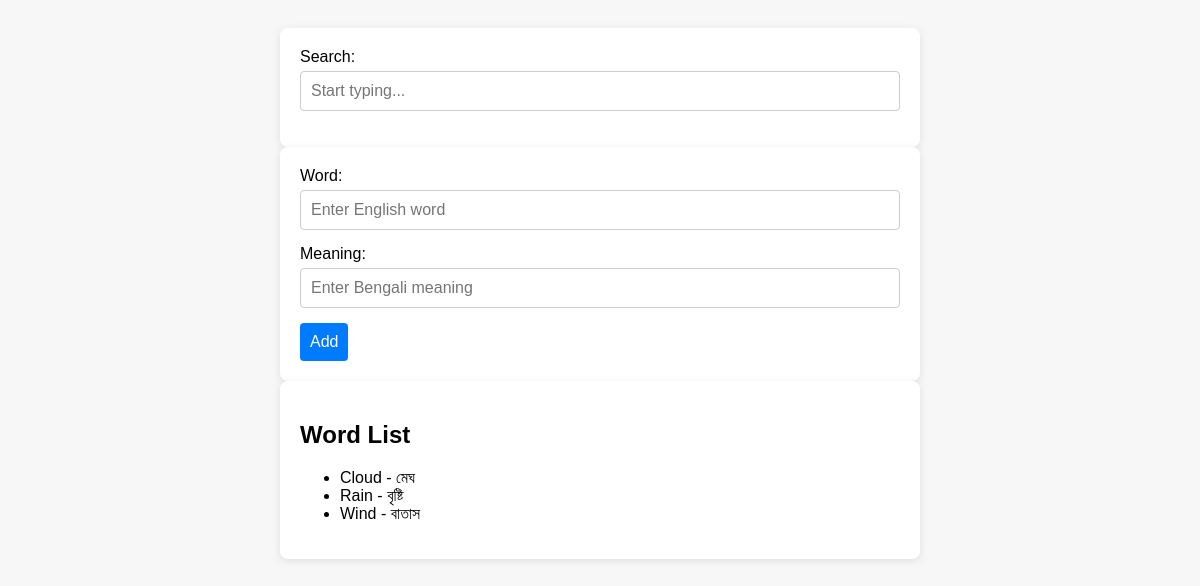
Before: / with the older database file.
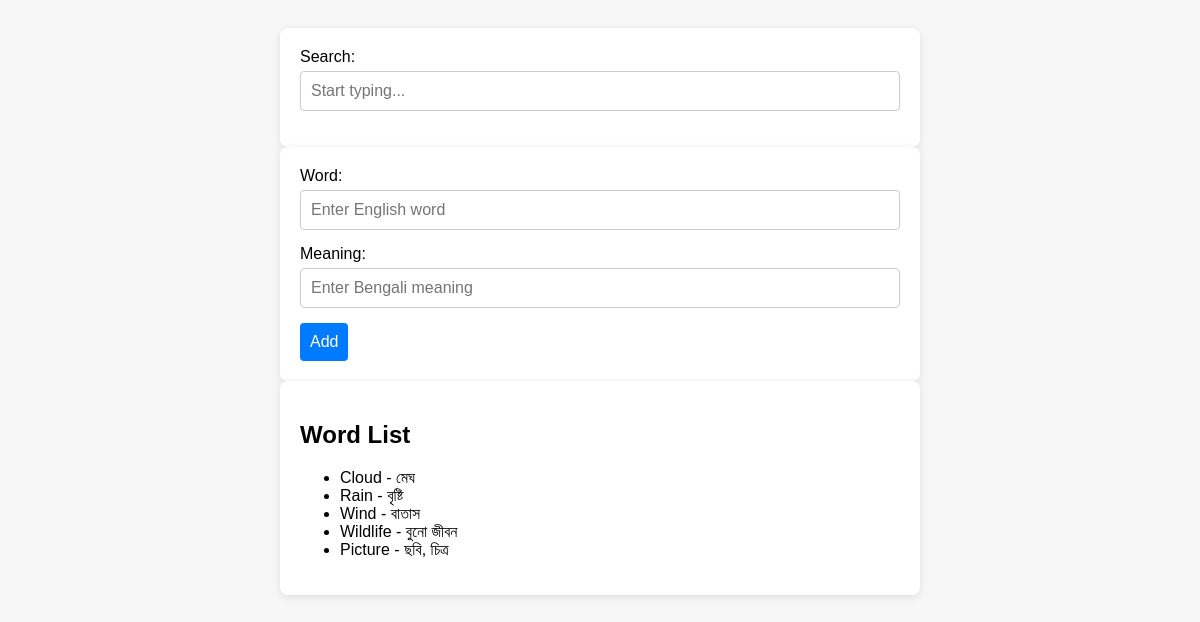
After: the same page with the newer database file.
### CustomVocabularyApp/models.py (models this page shows)
class Vocabulary(models.Model):
    word = models.CharField(max_length=100, unique=True)  # ✅ For short text, like a single word
    meaning = models.TextField()  # ✅ For longer text, like multiple sentences

### CustomVocabularyApp/views.py (the view)
# urls.py: path('', views.first),
def first(request):
   if request.method == 'POST':
       word = request.POST.get('englishWordTextbox')
       meaning = request.POST.get('bengaliMeaningTextbox')
       if word and meaning:
            Vocabulary.objects.create(word=word, meaning=meaning)
   vocab_list = Vocabulary.objects.all()
   return render(request, 'CustomVocabularyApp/index.html',{"vocab_list": vocab_list})

### CustomVocabularyApp/templates/CustomVocabularyApp/index.html (shortened to what this page needs)
<!DOCTYPE html>
<html lang="en">
<head>
</head>
<body>
<div class="container">
  <div class="form-group">
    <label for="search">Search:</label>
    <input type="search" id="search" name="search" placeholder="Start typing...">
  </div>
</div>
<div class="container">
  <form method="POST" onsubmit="setTimeout(() => this.reset(), 10);">
    <div class="form-group">
      <label for="englishWordTextbox">Word:</label>
      <input type="text" id="englishWordTextbox" name="englishWordTextbox" placeholder="Enter English word">
    </div>
    <div class="form-group">
      <label for="bengaliMeaningTextbox">Meaning:</label>
      <input type="text" id="bengaliMeaningTextbox" name="bengaliMeaningTextbox" placeholder="Enter Bengali meaning">
    </div>
    <button class="button" type="submit" id="addWordButton">Add</button>
  </form>
</div>
<div class="container">
  <h2>Word List</h2>
  <ul>
    {% for word in vocab_list %}
      <li>{{ word.word }} - {{ word.meaning }}</li>
    {% endfor %}
  </ul>
</body>
</html>

### CustomVocabularyApp/templates/CustomVocabularyApp/index.html (style rules this page uses)
body { font-family: Arial, sans-serif; padding: 20px; background: #f7f7f7; }
.container { max-width: 600px; margin: 0 auto; background: white; padding: 20px; border-radius: 8px; box-shadow: 0 2px 8px rgba(0,0,0,0.1); }
.form-group { display: flex; flex-direction: column; margin-bottom: 15px; }
.form-group label { margin-bottom: 5px; }
.form-group input { padding: 10px; font-size: 16px; border: 1px solid #ccc; border-radius: 4px; }
.button { padding: 10px; background-color: #007BFF; color: white; border: none; border-radius: 4px; font-size: 16px; cursor: pointer; }

Changed rows visible on the page:
added Vocabulary: word "Wildlife", meaning "বুনো জীবন"
added Vocabulary: word "Picture", meaning "ছবি, চিত্র"
